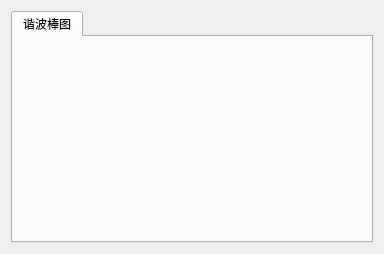
<?xml version="1.0" encoding="UTF-8"?>
<ui version="4.0">
 <class>QDlgVector</class>
 <widget class="QWidget" name="QDlgVector">
  <property name="geometry">
   <rect>
    <x>0</x>
    <y>0</y>
    <width>384</width>
    <height>254</height>
   </rect>
  </property>
  <property name="windowTitle">
   <string>Form</string>
  </property>
  <layout class="QGridLayout" name="gridLayout">
   <item row="0" column="0">
    <widget class="QTabWidget" name="m_tabVector">
     <widget class="QWidget" name="tabWidgetPage1">
      <attribute name="title">
       <string>谐波棒图</string>
      </attribute>
     </widget>
    </widget>
   </item>
  </layout>
 </widget>
 <resources/>
 <connections/>
</ui>
